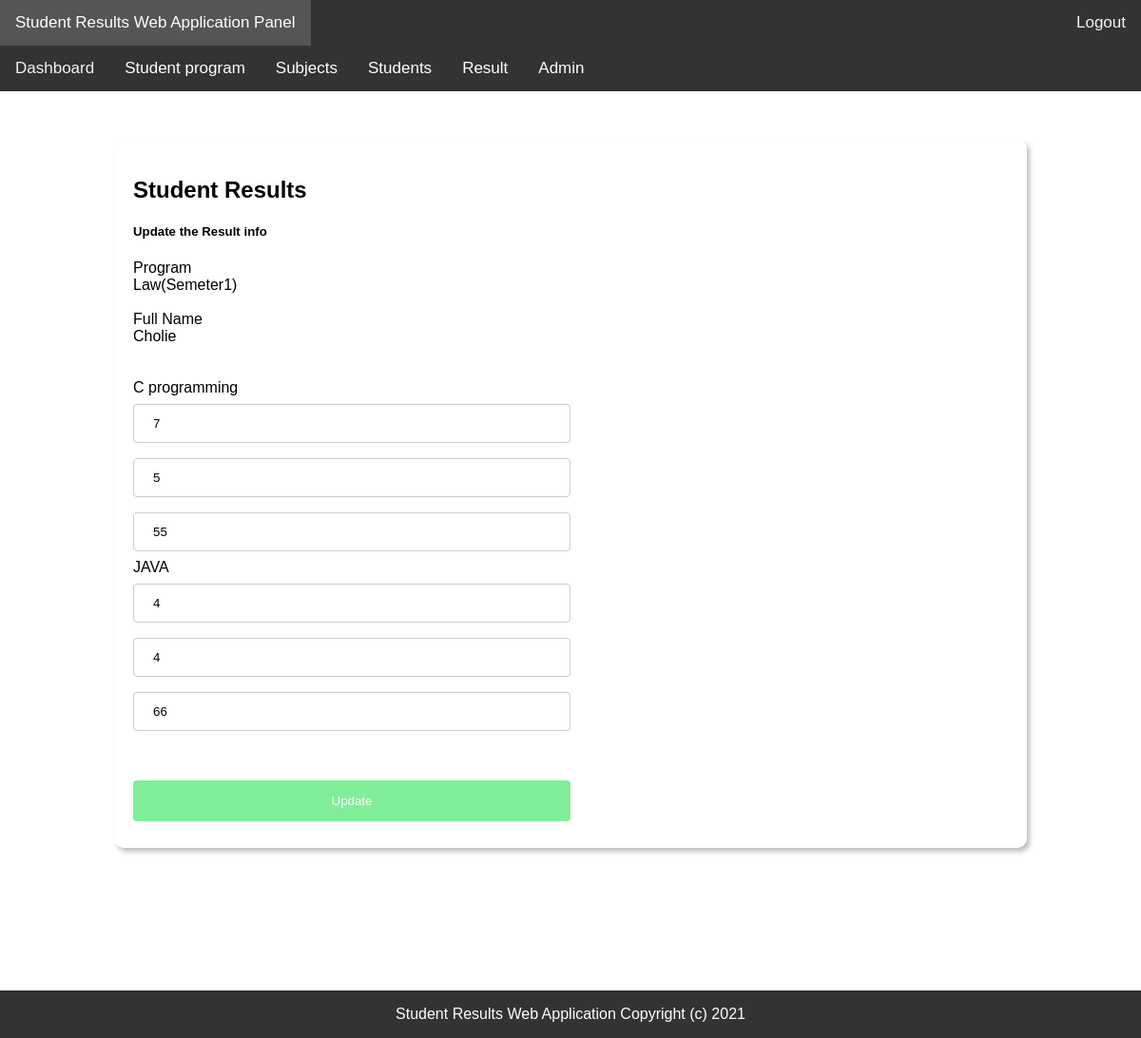
Screenshot of /edit-result.php?stid=7 with the database file from the repository.
### tables this page shows
CREATE TABLE IF NOT EXISTS `tblstudents` (
  `StudentId` int(11) NOT NULL AUTO_INCREMENT,
  `StudentName` varchar(100) NOT NULL,
  `RollId` varchar(100) NOT NULL,
  `StudentEmail` varchar(100) NOT NULL,
  `Gender` varchar(10) NOT NULL,
  `DOB` varchar(100) NOT NULL,
  `ClassId` int(11) NOT NULL,
  `RegDate` timestamp NOT NULL DEFAULT CURRENT_TIMESTAMP,
  `UpdationDate` timestamp NULL DEFAULT NULL ON UPDATE CURRENT_TIMESTAMP,
  `Status` int(1) NOT NULL,
  PRIMARY KEY (`StudentId`)
);

CREATE TABLE IF NOT EXISTS `tblclasses` (
  `id` int(11) NOT NULL AUTO_INCREMENT,
  `ClassName` varchar(255) DEFAULT NULL,
  `ClassNameNumeric` int(10) NOT NULL,
  `Section` varchar(50) NOT NULL,
  PRIMARY KEY (`id`)
);

CREATE TABLE IF NOT EXISTS `tblresult` (
  `id` int(11) NOT NULL AUTO_INCREMENT,
  `StudentId` int(11) DEFAULT NULL,
  `ClassId` int(11) DEFAULT NULL,
  `SubjectId` int(11) DEFAULT NULL,
  `cat1` int(11) DEFAULT NULL,
  `cat2` int(11) DEFAULT NULL,
  `exam` int(11) DEFAULT NULL,
  PRIMARY KEY (`id`)
);

CREATE TABLE IF NOT EXISTS `tblsubjects` (
  `id` int(11) NOT NULL AUTO_INCREMENT,
  `SubjectName` varchar(100) NOT NULL,
  `SubjectCode` varchar(100) NOT NULL,
  PRIMARY KEY (`id`)
);

### edit-result.php (the view, shortened to what this page needs)
<?php
include('includes/config.php');
if (strlen($_SESSION['alogin']) == "") {
    header("Location: index.php");
} else {
    $stid = intval($_GET['stid']);
?>
    <!DOCTYPE html>
    <html lang="en">
    <head>
        <link rel="stylesheet" href="css/custom.css?v=<?php echo time(); ?>" media="screen">
    </head>
    <body class="top-navbar-fixed">
        <div class="main-wrapper">
            <?php include('includes/topbar.php'); ?>
            <div class="content-wrapper">
                <div class="content-container">
                    <?php include('includes/leftbar.php'); ?>
                    <div class="main-page">
                        <div class="container-fluid">
                            <div class="row page-title-div">
                                <div class="col-md-6">
                                    <h2 class="title">Student Results </h2>
                                </div>
                            </div>
                        </div>
                        <div class="container-fluid">
                            <div class="row">
                                <div class="col-md-12">
                                    <div class="panel">
                                        <div class="panel-heading">
                                            <div class="panel-title">
                                                <h5>Update the Result info</h5>
                                            </div>
                                        </div>
                                        <div class="panel-body">
                                            <form class="form-horizontal" method="post">
                                                <?php
                                                $ret = "SELECT tblstudents.StudentName,tblclasses.ClassName,tblclasses.Section from tblresult join tblstudents on tblresult.StudentId=tblresult.StudentId join tblsubjects on tblsubjects.id=tblresult.SubjectId join tblclasses on tblclasses.id=tblstudents.ClassId where tblstudents.StudentId=:stid limit 1";
                                                $stmt = $dbh->prepare($ret);
                                                $stmt->bindParam(':stid', $stid, PDO::PARAM_STR);
                                                $stmt->execute();
                                                $result = $stmt->fetchAll(PDO::FETCH_OBJ);
                                                if ($stmt->rowCount() > 0) {
                                                    foreach ($result as $row) {  ?>
                                                        <div class="form-group">
                                                            <label for="default" class="col-sm-2 control-label">Program</label>
                                                            <div class="col-sm-10">
                                                                <?php echo htmlentities($row->ClassName) ?>(<?php echo htmlentities($row->Section) ?>)
                                                            </div>
                                                        </div>
                                                        <br>
                                                        <div class="form-group">
                                                            <label for="default" class="col-sm-2 control-label">Full Name</label>
                                                            <div class="col-sm-10">
                                                                <?php echo htmlentities($row->StudentName); ?>
                                                            </div>
                                                        </div>
                                                        <br><br>
                                                <?php }
                                                } ?>
                                                <?php
                                                $sql = "SELECT distinct tblstudents.StudentName,tblstudents.StudentId,tblclasses.ClassName,tblclasses.Section,tblsubjects.SubjectName,tblresult.cat1,tblresult.cat2,tblresult.exam,tblresult.id as resultid from tblresult join tblstudents on tblstudents.StudentId=tblresult.StudentId join tblsubjects on tblsubjects.id=tblresult.SubjectId join tblclasses on tblclasses.id=tblstudents.ClassId where tblstudents.StudentId=:stid ";
                                                $query = $dbh->prepare($sql);
                                                $query->bindParam(':stid', $stid, PDO::PARAM_STR);
                                                $query->execute();
                                                $results = $query->fetchAll(PDO::FETCH_OBJ);
                                                if ($query->rowCount() > 0) {
                                                    foreach ($results as $result) {  ?>
                                                        <div class="form-group">
                                                            <label for="default" class="col-sm-2 control-label"><?php echo htmlentities($result->SubjectName) ?></label>
                                                            <div class="col-sm-10">
                                                                <input type="text" name="cat1[]" class="form-control" id="cat1s" value="<?php echo htmlentities($result->cat1) ?>" maxlength="5" required="required" autocomplete="off">
                                                                <input type="text" name="cat2[]" class="form-control" id="cat2s" value="<?php echo htmlentities($result->cat2) ?>" maxlength="5" required="required" autocomplete="off">
                                                                <input type="text" name="exam[]" class="form-control" id="marks" value="<?php echo htmlentities($result->exam) ?>" maxlength="5" required="required" autocomplete="off">
                                                            </div>
                                                        </div>
                                                <?php }
                                                } ?>
                                                <br><br>
                                                <div class="form-group">
                                                    <div class="col-sm-offset-2 col-sm-10">
                                                        <button type="submit" name="submit" class="btn btn-primary">Update</button>
                                                    </div>
                                                </div>
                                            </form>
                                        </div>
                                    </div>
                                </div>
                            </div>
                        </div>
                    </div>
                </div>
            </div>
            <?php include('includes/footer.php'); ?>
    </body>
    </html>
<?PHP } ?>

### css/custom.css (style rules this page uses)
*, *::before, *::after { box-sizing: border-box; }
body { margin:0; font-family: Verdana, Arial, Tahoma, Serif; }
.main-page { width: 80%; margin:0 auto; margin-top: 50px; padding:20px; box-shadow: 3px 4px 5px rgba(0,0,0,0.25); border-radius:10px; height: auto; margin-bottom: 200px; }

### edit-result.php (style rules this page uses)
input, select { width: 50%; padding: 12px 20px; margin: 8px 0; display: inline-block; border: 1px solid #ccc; border-radius: 4px; box-sizing: border-box; }
.main-page button { width: 50%; background-color: #80ED99; color: white; padding: 14px 20px; margin: 8px 0; border: none; border-radius: 4px; cursor: pointer; }

### rows the page displays
tblstudents: ClassId.ClassName "Law", ClassId.Section "Semeter1", StudentName "Cholie"
tblresult: SubjectId.SubjectName "C programming", cat1 "7", cat2 "5", exam "55"
tblresult: SubjectId.SubjectName "JAVA", cat1 "4", cat2 "4", exam "66"
